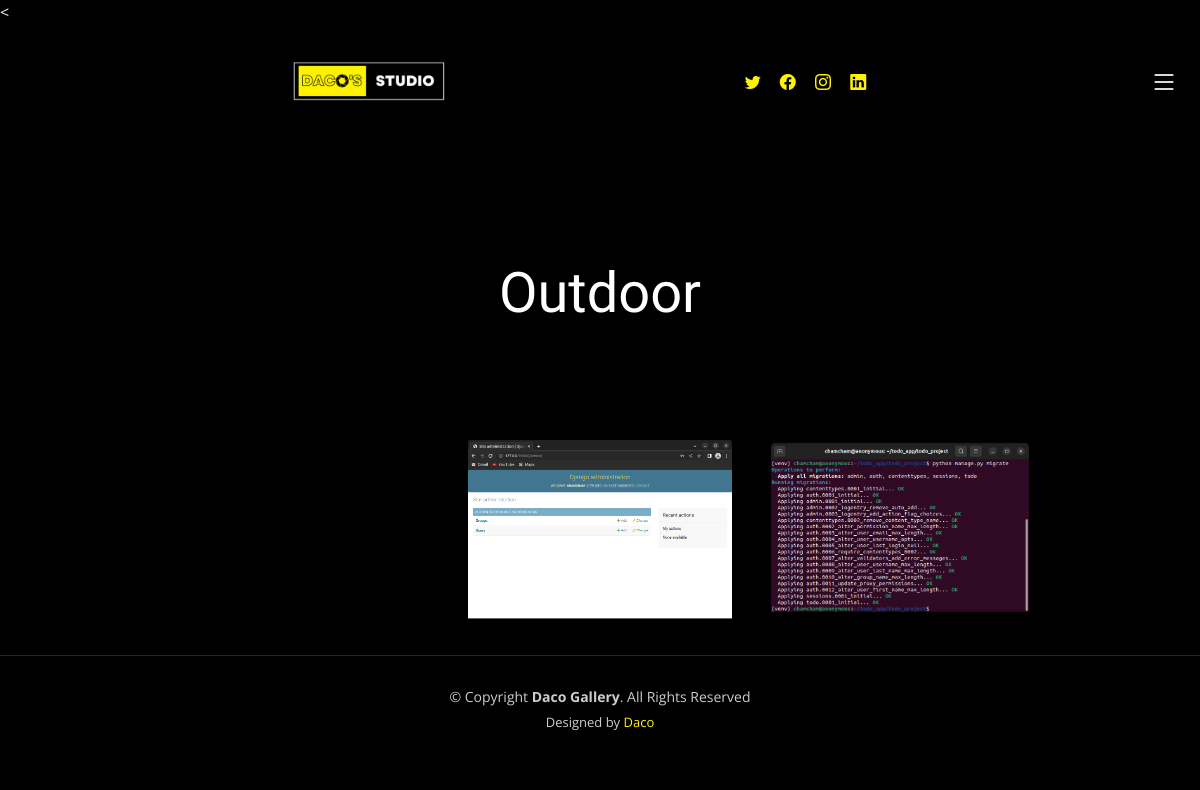
Page /category/outdoor/ on the earlier database version.
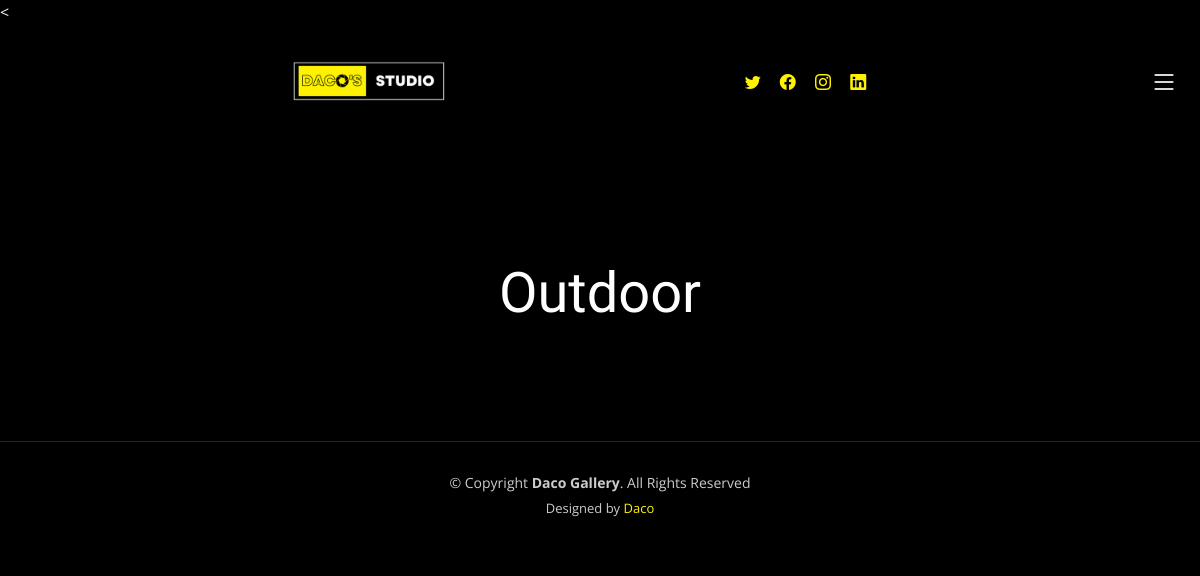
Same page on the later database version.
### photo_site/models.py (models this page shows)
class Gallery(models.Model):
    image = models.ImageField(upload_to="images", blank=True, null=True)
    category = models.ForeignKey(Category, on_delete = models.CASCADE)
    shoot = models.ForeignKey(Shoot, on_delete = models.CASCADE, null=True)

### photo_site/views.py (the view)
# urls.py: path('category/<slug:slug>/', views.category, name='category'),
def category(request,slug):
    categories = Category.objects.all()
    category = Category.objects.get(slug=slug)
    images = Gallery.objects.filter(category__slug = slug)
    return render(request,'category.html',{'categories':categories,'category':category,'images':images})

### Templates/category.html (shortened to what this page needs)
{% extends 'base.html' %}
{% block content %}
{%load static%}
<header id="header" class="header d-flex align-items-center ">
  <div class="container-fluid d-flex align-items-center justify-content-between">
    <a href="{% url 'home' %}" class="logo d-flex align-items-left  me-auto me-lg-0">
      <h1><a href="{% url 'home' %}"> <img src="{% static 'img/unnamed.png' %}" width = "200px" alt=""> </a></h1>
    </a>
<div class="header-social-links">
  <a href="#" class="twitter"><i class="bi bi-twitter"></i></a>
  <a href="#" class="facebook"><i class="bi bi-facebook"></i></a>
  <a href="#" class="instagram"><i class="bi bi-instagram"></i></a>
  <a href="#" class="linkedin"><i class="bi bi-linkedin"></i></a>
</div>
<i class="mobile-nav-toggle mobile-nav-show bi bi-list"></i>
</div>
</header>
  <main id="main" data-aos="fade" data-aos-delay="1500">
    <div class="page-header d-flex align-items-center">
      <div class="container position-relative">
        <div class="row d-flex justify-content-center">
          <div class="col-lg-6 text-center">
            <h2>{{category.name}}</h2>
          </div>
        </div>
      </div>
    </div>
    <section id="gallery" class="gallery">
      <div class="container-fluid">
        <div class="row gy-4 justify-content-center">
{% if category%}
{% for image in images %}
<div class="col-xl-3 col-lg-4 col-md-6">
  <div class="gallery-item h-100">
    <img src="{{image.image.url}}" class="img-fluid" alt="">
  </div>
</div>
{% endfor %}
{%endif%}
        </div>
      </div>
    </section>
  </main>
{%endblock%}

Differences in the rows shown:
removed Gallery: image (picture)
removed Gallery: image (picture)
